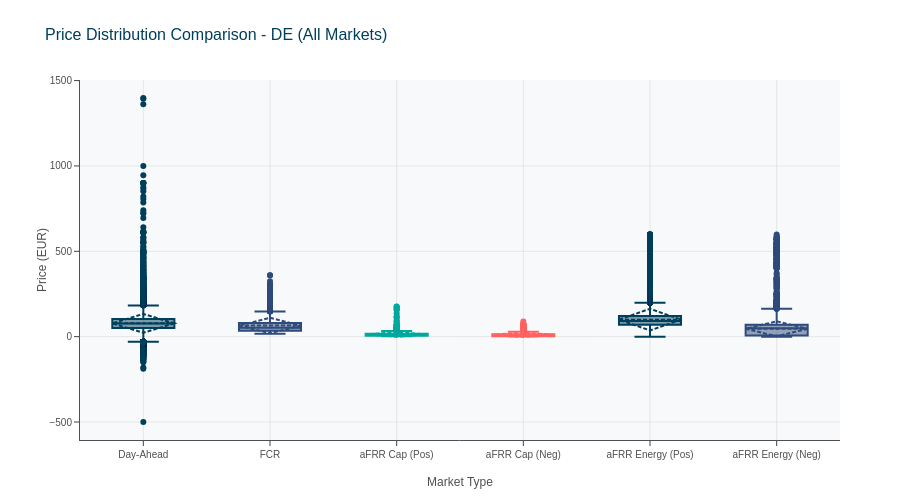

Notebook cell for this chart:
### Code cell
fig2 = plot_country_market_comparison(tables, country='DE')
fig2.show()

### Figure 1 — Plotly figure (JSON) as saved in the notebook; plotly's stock layout.template omitted (floating-point values rounded to 4 significant figures; data arrays with more than 128 entries replaced by an {"elided": "..."} marker saying what was removed)
{"data": [{"boxmean": "sd", "marker": {"color": "#003f5c"}, "name": "Day-Ahead", "type": "box", "y": {"elided": "35136 float values"}}, {"boxmean": "sd", "marker": {"color": "#2f4b7c"}, "name": "FCR", "type": "box", "y": {"elided": "2197 float values"}}, {"boxmean": "sd", "marker": {"color": "#00a99d"}, "name": "aFRR Cap (Pos)", "type": "box", "y": {"elided": "2197 float values"}}, {"boxmean": "sd", "marker": {"color": "#ff6361"}, "name": "aFRR Cap (Neg)", "type": "box", "y": {"elided": "2197 float values"}}, {"boxmean": "sd", "marker": {"color": "#003f5c"}, "name": "aFRR Energy (Pos)", "type": "box", "y": {"elided": "35136 float values"}}, {"boxmean": "sd", "marker": {"color": "#2f4b7c"}, "name": "aFRR Energy (Neg)", "type": "box", "y": {"elided": "35136 float values"}}], "layout": {"height": 500, "showlegend": false, "title": {"text": "Price Distribution Comparison - DE (All Markets)"}, "xaxis": {"title": {"text": "Market Type"}}, "yaxis": {"title": {"text": "Price (EUR)"}}}}
